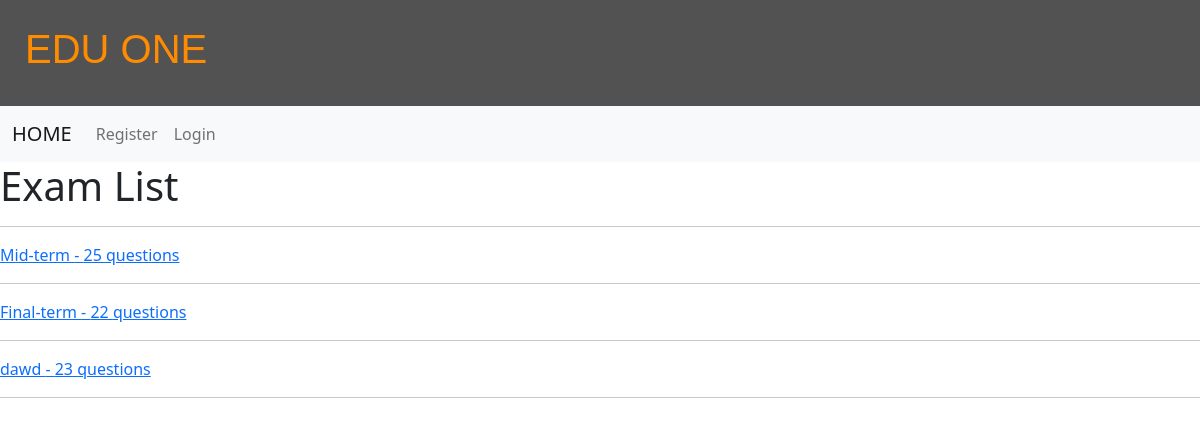
Page /exam/ on the committed database.
### exams/models.py (models this page shows, shortened)
class Exam(models.Model):
    name = models.CharField(max_length=255)
    number_of_questions = models.TextField(max_length = 255)

### exams/views.py (the view)
# urls.py: path("exam/", exams.views.ExamListView.as_view(),name = 'exam'),
class ExamListView(ListView):
    model = Exam
    template_name = 'exams/main.html'

### questions/processor.py (called while the page is built)
def cats_renderer(request):
    return {
       'all_cats': Category.objects.all(),
    }

### templates/exams/main.html (shortened to what this page needs)
{% extends "base.html" %}
{%block content%}
<div class="h1">Exam List</div>
<hr>
{% for obj in object_list %}
  <a href='{{obj.pk}}'>{{obj.name}} - {{obj.number_of_questions}} questions</a>
    <hr>
{% endfor %}
{% endblock %}

### rows in the picture
Exam: name "Mid-term", number_of_questions "25"
Exam: name "Final-term", number_of_questions "22"
Exam: name "dawd", number_of_questions "23"
